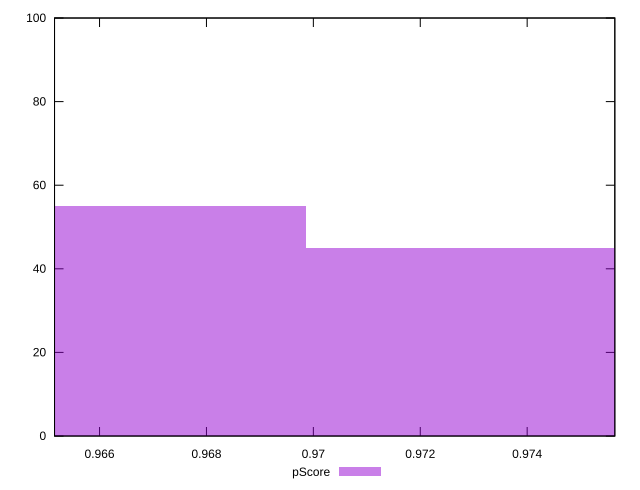

Write gnuplot code to recreate this figure.
reset

$pScore <<EOF
0.9738590869192538 45
0.9658766353871288 55
EOF

set key outside below
set boxwidth 0.007982451532125031
set xrange [0.965157947131433:0.9756399224235794]
set yrange [0:100]
set trange [0:100]
set style fill transparent solid 0.5 noborder
set terminal svg size 640, 490 enhanced background rgb 'white'
set output "reprap/speed-index/samples/pages+cached+noexternal/pScore/histogram.svg"

plot $pScore title "pScore" with boxes

reset
